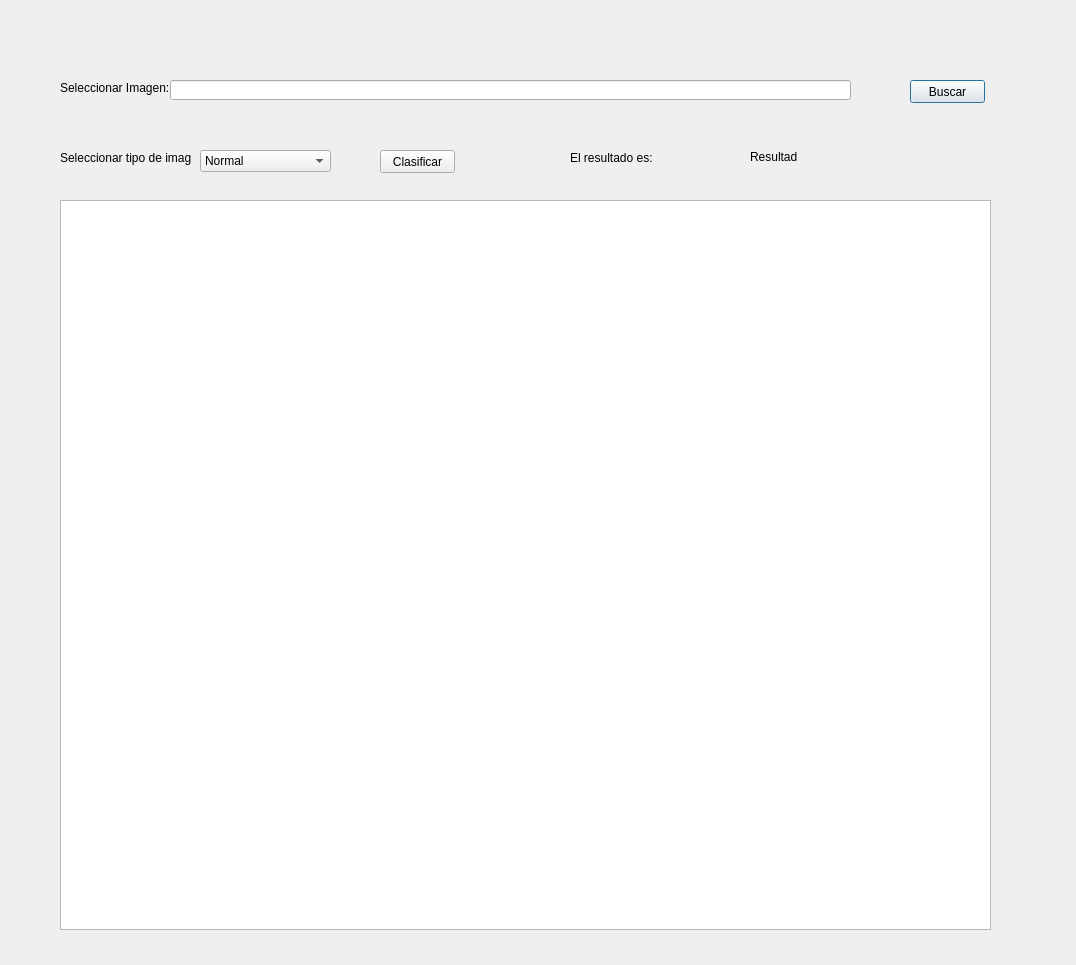
<?xml version="1.0" encoding="UTF-8"?>
<ui version="4.0">
 <class>MainForm</class>
 <widget class="QDialog" name="MainForm">
  <property name="geometry">
   <rect>
    <x>0</x>
    <y>0</y>
    <width>1076</width>
    <height>965</height>
   </rect>
  </property>
  <property name="windowTitle">
   <string>Retinopatía diabética - Detección y Clasificación</string>
  </property>
  <widget class="QPushButton" name="btnSearch">
   <property name="geometry">
    <rect>
     <x>910</x>
     <y>80</y>
     <width>75</width>
     <height>23</height>
    </rect>
   </property>
   <property name="text">
    <string>Buscar</string>
   </property>
  </widget>
  <widget class="QGraphicsView" name="canvasImage">
   <property name="geometry">
    <rect>
     <x>60</x>
     <y>200</y>
     <width>931</width>
     <height>730</height>
    </rect>
   </property>
  </widget>
  <widget class="QLineEdit" name="txtPath">
   <property name="geometry">
    <rect>
     <x>170</x>
     <y>80</y>
     <width>681</width>
     <height>20</height>
    </rect>
   </property>
   <property name="readOnly">
    <bool>true</bool>
   </property>
  </widget>
  <widget class="QLabel" name="label">
   <property name="geometry">
    <rect>
     <x>60</x>
     <y>80</y>
     <width>111</width>
     <height>16</height>
    </rect>
   </property>
   <property name="text">
    <string>Seleccionar Imagen:</string>
   </property>
  </widget>
  <widget class="QLabel" name="label_2">
   <property name="geometry">
    <rect>
     <x>60</x>
     <y>150</y>
     <width>131</width>
     <height>16</height>
    </rect>
   </property>
   <property name="text">
    <string>Seleccionar tipo de imagen:</string>
   </property>
  </widget>
  <widget class="QComboBox" name="comboBox">
   <property name="geometry">
    <rect>
     <x>200</x>
     <y>150</y>
     <width>131</width>
     <height>22</height>
    </rect>
   </property>
   <item>
    <property name="text">
     <string>Normal</string>
    </property>
   </item>
   <item>
    <property name="text">
     <string>Leve</string>
    </property>
   </item>
   <item>
    <property name="text">
     <string>Moderado</string>
    </property>
   </item>
   <item>
    <property name="text">
     <string>Severo</string>
    </property>
   </item>
  </widget>
  <widget class="QLabel" name="label_3">
   <property name="geometry">
    <rect>
     <x>570</x>
     <y>150</y>
     <width>91</width>
     <height>16</height>
    </rect>
   </property>
   <property name="text">
    <string>El resultado es:</string>
   </property>
  </widget>
  <widget class="QLabel" name="txtResult">
   <property name="geometry">
    <rect>
     <x>750</x>
     <y>150</y>
     <width>47</width>
     <height>13</height>
    </rect>
   </property>
   <property name="text">
    <string>Resultado</string>
   </property>
  </widget>
  <widget class="QPushButton" name="btnClassify">
   <property name="geometry">
    <rect>
     <x>380</x>
     <y>150</y>
     <width>75</width>
     <height>23</height>
    </rect>
   </property>
   <property name="text">
    <string>Clasificar</string>
   </property>
  </widget>
 </widget>
 <resources/>
 <connections>
  <connection>
   <sender>btnSearch</sender>
   <signal>clicked()</signal>
   <receiver>MainForm</receiver>
   <slot>clickBtnSearch()</slot>
   <hints>
    <hint type="sourcelabel">
     <x>642</x>
     <y>86</y>
    </hint>
    <hint type="destinationlabel">
     <x>740</x>
     <y>90</y>
    </hint>
   </hints>
  </connection>
  <connection>
   <sender>btnClassify</sender>
   <signal>clicked()</signal>
   <receiver>MainForm</receiver>
   <slot>classify()</slot>
   <hints>
    <hint type="sourcelabel">
     <x>426</x>
     <y>161</y>
    </hint>
    <hint type="destinationlabel">
     <x>494</x>
     <y>127</y>
    </hint>
   </hints>
  </connection>
 </connections>
 <slots>
  <signal>window_loaded()</signal>
  <slot>clickBtnSearch()</slot>
  <slot>classify()</slot>
 </slots>
</ui>
